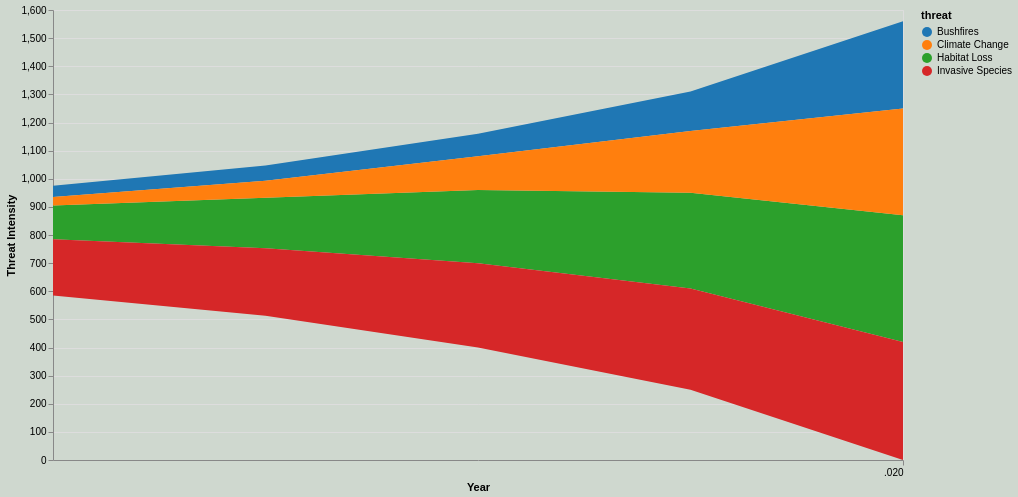

Vega-Lite specification for this chart:
### Vega-Lite specification from a JSON file in a GitHub repository (floating-point values rounded to 4 significant figures)
{"$schema": "https://vega.github.io/schema/vega-lite/v5.json", "width": 850, "height": 450, "data": {"values": [{"year": 2000, "threat": "Habitat Loss", "value": 120}, {"year": 2005, "threat": "Habitat Loss", "value": 180}, {"year": 2010, "threat": "Habitat Loss", "value": 260}, {"year": 2015, "threat": "Habitat Loss", "value": 340}, {"year": 2020, "threat": "Habitat Loss", "value": 450}, {"year": 2000, "threat": "Bushfires", "value": 40}, {"year": 2005, "threat": "Bushfires", "value": 55}, {"year": 2010, "threat": "Bushfires", "value": 80}, {"year": 2015, "threat": "Bushfires", "value": 140}, {"year": 2020, "threat": "Bushfires", "value": 310}, {"year": 2000, "threat": "Climate Change", "value": 30}, {"year": 2005, "threat": "Climate Change", "value": 60}, {"year": 2010, "threat": "Climate Change", "value": 120}, {"year": 2015, "threat": "Climate Change", "value": 220}, {"year": 2020, "threat": "Climate Change", "value": 380}, {"year": 2000, "threat": "Invasive Species", "value": 200}, {"year": 2005, "threat": "Invasive Species", "value": 240}, {"year": 2010, "threat": "Invasive Species", "value": 300}, {"year": 2015, "threat": "Invasive Species", "value": 360}, {"year": 2020, "threat": "Invasive Species", "value": 420}]}, "mark": "area", "encoding": {"x": {"field": "year", "type": "temporal", "title": "Year"}, "y": {"aggregate": "sum", "field": "value", "stack": "center", "title": "Threat Intensity"}, "color": {"field": "threat", "type": "nominal", "scale": {"scheme": "category10"}}, "tooltip": [{"field": "threat"}, {"field": "year"}, {"field": "value"}]}, "config": {"view": {"stroke": null}, "background": "#cfd8cf"}}
